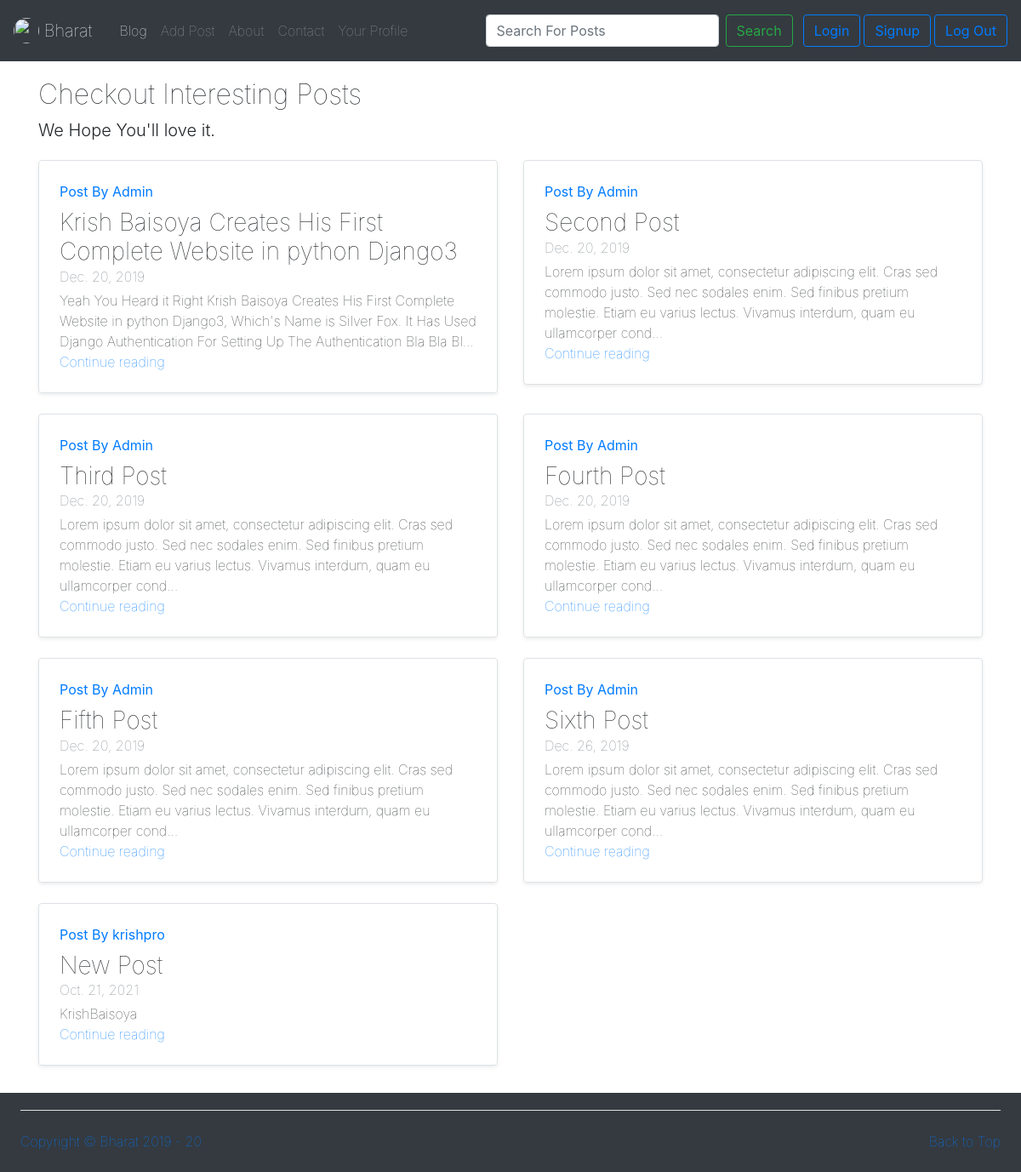
The page /Blog/ (signed in) on the database its author committed.
### Blog/models.py (models this page shows, shortened)
class Post(models.Model):
    Sno = models.AutoField(primary_key=True)
    Title = models.CharField(max_length=100)
    Author = models.CharField(max_length=50)
    Content = models.TextField()
    Time = models.DateField(auto_now=True)

### Blog/views.py (the view)
# urls.py: path('Blog/', include('Blog.urls')),
def Blog(r):
     Posts = PostD.objects.all().reverse()
     if Posts.count() > 2:
          fb = ''
     else:
          fb = 'fixed-bottom'
     return render(r,'Blog/Blog.html',{'Posts':Posts,'Fb':fb})

### templates/Blog/Blog.html (shortened to what this page needs)
{% extends 'Home/base.html'  %}
{% block BlogActive %} active {% endblock BlogActive %}
{% block body %}
<div class="container mt-3">
<div class="py-1  ">
                <h2>Checkout Interesting Posts</h2>
                <p class="lead">We Hope You'll love it.</p>
              </div>
 <div class="row mb-2">
                  {% for post in Posts %}
                    <div class="col-md-6">
                      <div class="row no-gutters border rounded overflow-hidden flex-md-row mb-4 shadow-sm h-md-250 position-relative">
                        <div class="col p-4 d-flex flex-column position-static">
                          <strong class="d-inline-block mb-2 text-primary"> Post By {{post.Author}}</strong>
                          <h3 class="mb-0">{{post.Title}}</h3>
                          <div class="mb-1 text-muted">{{post.Time}}</div>
                          <p class="card-text mb-auto">{{post.Content | truncatechars:200}}</p>
                          <a href="/Blog/Posts/{{post.Sno}}" class="stretched-link">Continue reading</a>
                        </div>
                      </div>
                    </div>
                    {% endfor %}
                  </div>
</div>
 {% endblock body %}

### templates/Home/base.html (style rules this page uses)
*,h1,h2,h3,h4,h5,h6,p,span { font-weight: 100; }

### rows shown on the page
Post: Author "Admin", Title "Krish Baisoya Creates His First Complete Website in python Django3", Time "Dec. 20, 2019", Content "Yeah You Heard it Right Krish Baisoya Creates His First Complete Website in python Django3, Which's Name is Silver Fox. It Has Used Django Authentication For Setting Up The Authentication Bla Bla Bl…"
Post: Author "Admin", Title "Second Post", Time "Dec. 20, 2019", Content "Lorem ipsum dolor sit amet, consectetur adipiscing elit. Cras sed commodo justo. Sed nec sodales enim. Sed finibus pretium molestie. Etiam eu varius lectus. Vivamus interdum, quam eu ullamcorper cond…"
Post: Author "Admin", Title "Third Post", Time "Dec. 20, 2019", Content "Lorem ipsum dolor sit amet, consectetur adipiscing elit. Cras sed commodo justo. Sed nec sodales enim. Sed finibus pretium molestie. Etiam eu varius lectus. Vivamus interdum, quam eu ullamcorper cond…"
Post: Author "Admin", Title "Fourth Post", Time "Dec. 20, 2019", Content "Lorem ipsum dolor sit amet, consectetur adipiscing elit. Cras sed commodo justo. Sed nec sodales enim. Sed finibus pretium molestie. Etiam eu varius lectus. Vivamus interdum, quam eu ullamcorper cond…"
Post: Author "Admin", Title "Fifth Post", Time "Dec. 20, 2019", Content "Lorem ipsum dolor sit amet, consectetur adipiscing elit. Cras sed commodo justo. Sed nec sodales enim. Sed finibus pretium molestie. Etiam eu varius lectus. Vivamus interdum, quam eu ullamcorper cond…"
Post: Author "Admin", Title "Sixth Post", Time "Dec. 26, 2019", Content "Lorem ipsum dolor sit amet, consectetur adipiscing elit. Cras sed commodo justo. Sed nec sodales enim. Sed finibus pretium molestie. Etiam eu varius lectus. Vivamus interdum, quam eu ullamcorper cond…"
Post: Author "krishpro", Title "New Post", Time "Oct. 21, 2021", Content "KrishBaisoya"
